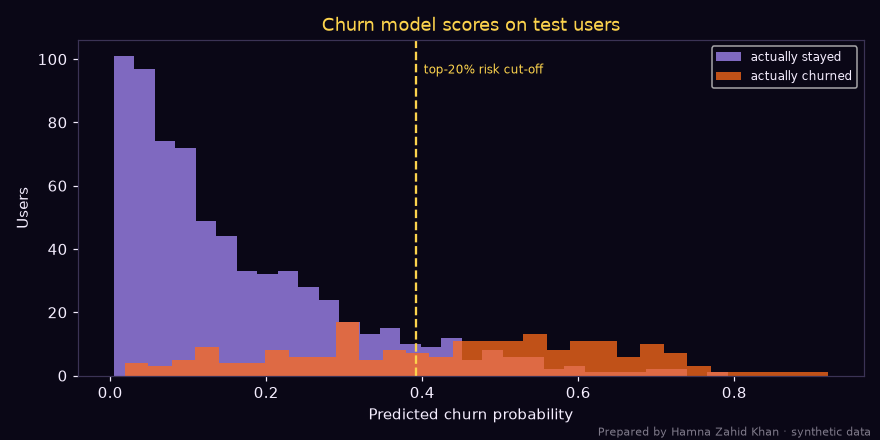

Here is the Python script that generated this plot:
# AI for mobile marketing: predict which app users are likely to churn (stop ordering) with a
# logistic regression, then target only high-risk users with a re-engagement push.
# Prepared by Hamna Zahid Khan, Junior Lecturer. Data are synthetic (generated with a fixed seed).
import numpy as np
from sklearn.linear_model import LogisticRegression
from sklearn.model_selection import train_test_split
from sklearn.metrics import roc_auc_score, classification_report
import matplotlib
matplotlib.use("Agg")
import matplotlib.pyplot as plt

BG, FIRE, GOLD, VIOLET, EMBER, TEXT = "#0A0716", "#FF6B1A", "#FCD34D", "#A78BFA", "#F43F5E", "#F5EEFF"
rng = np.random.default_rng(42)
n = 3_000
days_since_order = rng.integers(0, 90, n)
orders_30d = rng.poisson(2.2, n)
sessions_7d = rng.poisson(4, n)
push_enabled = rng.random(n) < 0.6
# true (hidden) churn behaviour used to simulate labels
logit = -1.2 + 0.045 * days_since_order - 0.55 * orders_30d - 0.25 * sessions_7d - 0.5 * push_enabled
churn = rng.random(n) < 1 / (1 + np.exp(-logit))
X = np.column_stack([days_since_order, orders_30d, sessions_7d, push_enabled.astype(int)])
Xtr, Xte, ytr, yte = train_test_split(X, churn, test_size=0.3, random_state=0, stratify=churn)
model = LogisticRegression(max_iter=1000).fit(Xtr, ytr)
proba = model.predict_proba(Xte)[:, 1]
print(f"Users: {n:,} | churn rate in data: {churn.mean():.1%}")
print(f"Test AUC: {roc_auc_score(yte, proba):.3f}  (0.5 = random guessing, 1.0 = perfect)")
for name, coef in zip(["days_since_order", "orders_30d", "sessions_7d", "push_enabled"], model.coef_[0]):
    print(f"  {name:<17} coefficient {coef:+.3f} -> {'raises' if coef > 0 else 'lowers'} churn risk")
print(classification_report(yte, proba > 0.5, target_names=["stays", "churns"], digits=2))

# Business decision: push a PKR 150 voucher only to the riskiest 20%
cut = np.quantile(proba, 0.80)
target = proba >= cut
caught = (target & yte).sum()
print(f"Targeting top 20% risk ({target.sum()} users) reaches {caught} of {yte.sum()} churners "
      f"({caught / yte.sum():.0%}) - vs 20% if we picked at random.")

fig, ax = plt.subplots(figsize=(8, 4), facecolor=BG); ax.set_facecolor(BG)
ax.hist(proba[~yte], bins=30, color=VIOLET, alpha=.75, label="actually stayed")
ax.hist(proba[yte], bins=30, color=FIRE, alpha=.75, label="actually churned")
ax.axvline(cut, color=GOLD, ls="--"); ax.text(cut + .01, ax.get_ylim()[1] * .9, "top-20% risk cut-off", color=GOLD, fontsize=8)
ax.set_xlabel("Predicted churn probability", color=TEXT); ax.set_ylabel("Users", color=TEXT)
ax.set_title("Churn model scores on test users", color=GOLD); ax.tick_params(colors=TEXT)
for s in ax.spines.values(): s.set_color("#3b3355")
ax.legend(facecolor=BG, labelcolor=TEXT, fontsize=8)
fig.text(0.99, 0.01, "Prepared by Hamna Zahid Khan · synthetic data", color=TEXT, alpha=0.5, ha="right", fontsize=7)
plt.tight_layout(); plt.savefig("session-04_churn_model.png", dpi=110, facecolor=BG)
print("Saved session-04_churn_model.png")
